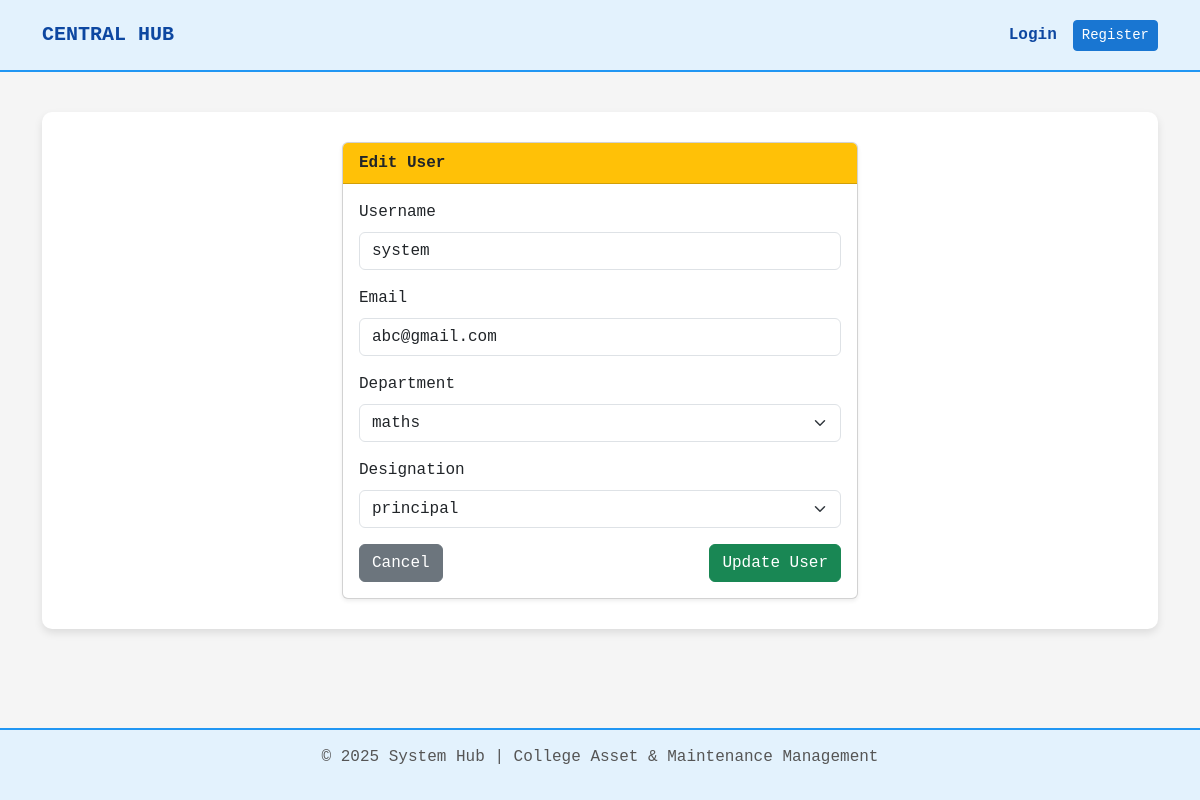
The app's page /users/edit/1/ with its own data.
### core/models.py (models this page shows, shortened)
class User(AbstractUser):
    user_id = models.AutoField(primary_key=True)
    department = models.ForeignKey(Department, on_delete=models.SET_NULL, null=True)
    designation = models.ForeignKey(Designation, on_delete=models.SET_NULL, null=True)

class Department(models.Model):
    department_id = models.AutoField(primary_key=True)
    department_name = models.CharField(max_length=100, unique=True)
    teacher_in_charge = models.ForeignKey(
        settings.AUTH_USER_MODEL,
        on_delete=models.SET_NULL,
        null=True,
        blank=True,
        related_name="departments_in_charge"
    )

class Designation(models.Model):
    des_id = models.AutoField(primary_key=True)
    designation = models.CharField(max_length=100)

### core/views.py (the view, shortened to what this page needs)
# urls.py: path('users/edit/<int:pk>/', views.edit_user, name='edit_user'),
def edit_user(request, pk):
    user = get_object_or_404(User, pk=pk)
    departments = Department.objects.all()
    designations = Designation.objects.all()
    return render(request, "edit_user.html", {
        "user_obj": user,
        "departments": departments,
        "designations": designations
    })

### templates/edit_user.html (shortened to what this page needs)
{% extends 'base.html' %}
{% block content %}
<div class="row justify-content-center">
    <div class="col-md-6">
        <div class="card shadow-sm">
            <div class="card-header bg-warning text-dark fw-bold">
                Edit User
            </div>
            <div class="card-body">
                <form method="POST">
                    <div class="mb-3">
                        <label class="form-label">Username</label>
                        <input type="text"
                               name="username"
                               class="form-control"
                               value="{{ user_obj.username }}"
                               required>
                    </div>
                    <div class="mb-3">
                        <label class="form-label">Email</label>
                        <input type="email"
                               name="email"
                               class="form-control"
                               value="{{ user_obj.email }}"
                               required>
                    </div>
                    <div class="mb-3">
                        <label class="form-label">Department</label>
                        <select name="department" class="form-select" required>
                            {% for dept in departments %}
                                <option value="{{ dept.department_id }}"
                                    {% if user_obj.department == dept %}selected{% endif %}>
                                    {{ dept.department_name }}
                                </option>
                            {% endfor %}
                        </select>
                    </div>
                    <div class="mb-3">
                        <label class="form-label">Designation</label>
                        <select name="designation" class="form-select" required>
                            {% for des in designations %}
                                <option value="{{ des.des_id }}"
                                    {% if user_obj.designation == des %}selected{% endif %}>
                                    {{ des.designation }}
                                </option>
                            {% endfor %}
                        </select>
                    </div>
                    <div class="d-flex justify-content-between">
                        <a href="{% url 'user_list' %}" class="btn btn-secondary">
                            Cancel
                        </a>
                        <button type="submit" class="btn btn-success">
                            Update User
                        </button>
                    </div>
                </form>
            </div>
        </div>
    </div>
</div>
{% endblock %}

### templates/base.html (style rules this page uses)
body { background-color: #F5F5F5; color: #333; font-family: 'Courier New', monospace; min-height: 100vh; display: flex; flex-direction: column; }

### records on screen
User: username "system", email "abc@gmail.com", department "maths", designation "principal"
